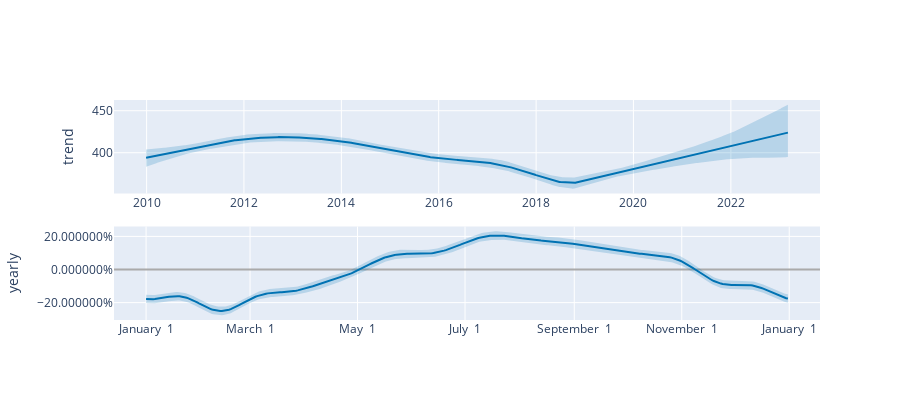

Notebook source saved alongside this figure:
### Code cell
plot_components_plotly(m, forecast)

### Figure 1 — Plotly figure (JSON) as saved in the notebook; plotly's stock layout.template omitted (floating-point values rounded to 4 significant figures; data arrays with more than 128 entries replaced by an {"elided": "..."} marker saying what was removed)
{"data": [{"line": {"color": "#0072B2", "width": 2}, "mode": "lines", "name": "trend", "type": "scatter", "x": {"elided": "689 str values"}, "xaxis": "x", "y": {"elided": "689 float values"}, "yaxis": "y"}, {"line": {"color": "rgba(0, 114, 178, 0.2)", "width": 0}, "mode": "lines", "name": "trend_upper", "type": "scatter", "x": {"elided": "689 str values"}, "xaxis": "x", "y": {"elided": "689 float values"}, "yaxis": "y"}, {"fill": "tonexty", "fillcolor": "rgba(0, 114, 178, 0.2)", "line": {"color": "rgba(0, 114, 178, 0.2)", "width": 0}, "mode": "lines", "name": "trend_lower", "type": "scatter", "x": {"elided": "689 str values"}, "xaxis": "x", "y": {"elided": "689 float values"}, "yaxis": "y"}, {"line": {"color": "#0072B2", "width": 2}, "mode": "lines", "name": "yearly", "type": "scatter", "x": {"elided": "365 str values"}, "xaxis": "x2", "y": {"elided": "365 float values"}, "yaxis": "y2"}, {"line": {"color": "rgba(0, 114, 178, 0.2)", "width": 0}, "mode": "lines", "name": "yearly_upper", "type": "scatter", "x": {"elided": "365 str values"}, "xaxis": "x2", "y": {"elided": "365 float values"}, "yaxis": "y2"}, {"fill": "tonexty", "fillcolor": "rgba(0, 114, 178, 0.2)", "line": {"color": "rgba(0, 114, 178, 0.2)", "width": 0}, "mode": "lines", "name": "yearly_lower", "type": "scatter", "x": {"elided": "365 str values"}, "xaxis": "x2", "y": {"elided": "365 float values"}, "yaxis": "y2"}], "layout": {"height": 400, "showlegend": false, "width": 900, "xaxis": {"anchor": "y", "domain": [0, 1], "range": ["2009-05-01T06:00:00", "2023-10-31T18:00:00"], "type": "date"}, "xaxis2": {"anchor": "y2", "domain": [0, 1], "range": ["2016-12-13T18:54:02.958904115", "2018-01-18T11:04:57.863013581"], "tickformat": "%B %e", "type": "date"}, "yaxis": {"anchor": "x", "domain": [0.575, 1], "rangemode": "normal", "title": {"text": "trend"}, "zerolinecolor": "#AAA"}, "yaxis2": {"anchor": "x2", "domain": [0, 0.425], "hoverformat": ".2%", "tickformat": "%", "title": {"text": "yearly"}, "zerolinecolor": "#AAA"}}}
